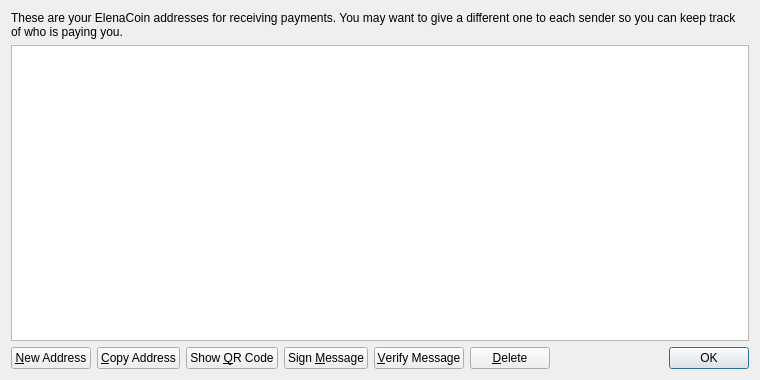
<?xml version="1.0" encoding="UTF-8"?>
<ui version="4.0">
 <class>AddressBookPage</class>
 <widget class="QWidget" name="AddressBookPage">
  <property name="geometry">
   <rect>
    <x>0</x>
    <y>0</y>
    <width>760</width>
    <height>380</height>
   </rect>
  </property>
  <property name="windowTitle">
   <string>Address Book</string>
  </property>
  <layout class="QVBoxLayout" name="verticalLayout">
   <item>
    <widget class="QLabel" name="labelExplanation">
     <property name="text">
      <string>These are your ElenaCoin addresses for receiving payments. You may want to give a different one to each sender so you can keep track of who is paying you.</string>
     </property>
     <property name="textFormat">
      <enum>Qt::PlainText</enum>
     </property>
     <property name="wordWrap">
      <bool>true</bool>
     </property>
    </widget>
   </item>
   <item>
    <widget class="QTableView" name="tableView">
     <property name="contextMenuPolicy">
      <enum>Qt::CustomContextMenu</enum>
     </property>
     <property name="toolTip">
      <string>Double-click to edit address or label</string>
     </property>
     <property name="tabKeyNavigation">
      <bool>false</bool>
     </property>
     <property name="selectionMode">
      <enum>QAbstractItemView::SingleSelection</enum>
     </property>
     <property name="selectionBehavior">
      <enum>QAbstractItemView::SelectRows</enum>
     </property>
     <property name="sortingEnabled">
      <bool>true</bool>
     </property>
     <attribute name="verticalHeaderVisible">
      <bool>false</bool>
     </attribute>
    </widget>
   </item>
   <item>
    <layout class="QHBoxLayout" name="horizontalLayout">
     <item>
      <widget class="QPushButton" name="newAddressButton">
       <property name="toolTip">
        <string>Create a new address</string>
       </property>
       <property name="text">
        <string>&amp;New Address</string>
       </property>
      </widget>
     </item>
     <item>
      <widget class="QPushButton" name="copyToClipboard">
       <property name="toolTip">
        <string>Copy the currently selected address to the system clipboard</string>
       </property>
       <property name="text">
        <string>&amp;Copy Address</string>
       </property>
      </widget>
     </item>
     <item>
      <widget class="QPushButton" name="showQRCode">
       <property name="text">
        <string>Show &amp;QR Code</string>
       </property>
      </widget>
     </item>
     <item>
      <widget class="QPushButton" name="signMessage">
       <property name="toolTip">
        <string>Sign a message to prove you own a ElenaCoin address</string>
       </property>
       <property name="text">
        <string>Sign &amp;Message</string>
       </property>
      </widget>
     </item>
     <item>
      <widget class="QPushButton" name="verifyMessage">
       <property name="toolTip">
        <string>Verify a message to ensure it was signed with a specified ElenaCoin address</string>
       </property>
       <property name="text">
        <string>&amp;Verify Message</string>
       </property>
      </widget>
     </item>
     <item>
      <widget class="QPushButton" name="deleteButton">
       <property name="toolTip">
        <string>Delete the currently selected address from the list</string>
       </property>
       <property name="text">
        <string>&amp;Delete</string>
       </property>
      </widget>
     </item>
     <item>
      <spacer name="horizontalSpacer">
       <property name="orientation">
        <enum>Qt::Horizontal</enum>
       </property>
       <property name="sizeHint" stdset="0">
        <size>
         <width>40</width>
         <height>20</height>
        </size>
       </property>
      </spacer>
     </item>
     <item>
      <widget class="QDialogButtonBox" name="buttonBox">
       <property name="sizePolicy">
        <sizepolicy hsizetype="Maximum" vsizetype="Fixed">
         <horstretch>0</horstretch>
         <verstretch>0</verstretch>
        </sizepolicy>
       </property>
       <property name="standardButtons">
        <set>QDialogButtonBox::Ok</set>
       </property>
      </widget>
     </item>
    </layout>
   </item>
  </layout>
 </widget>
 <resources>
  <include location="../bitcoin.qrc"/>
 </resources>
 <connections/>
</ui>
